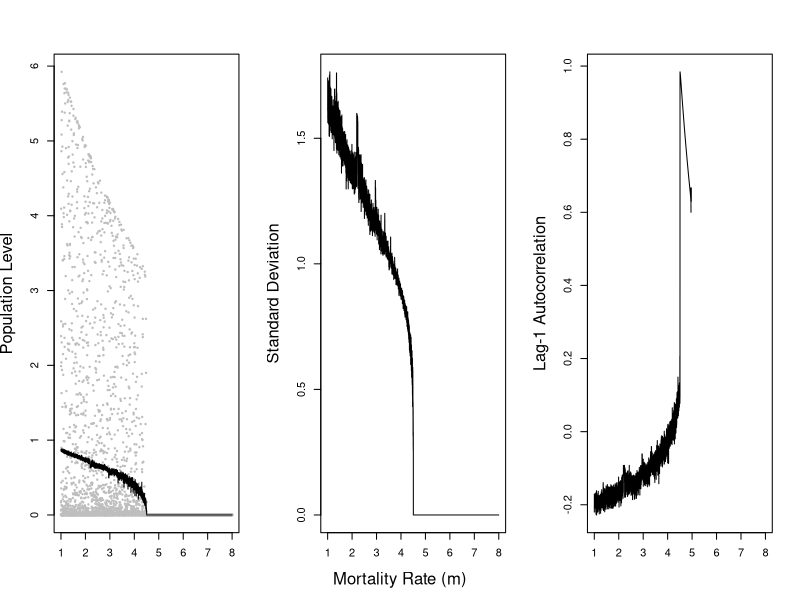
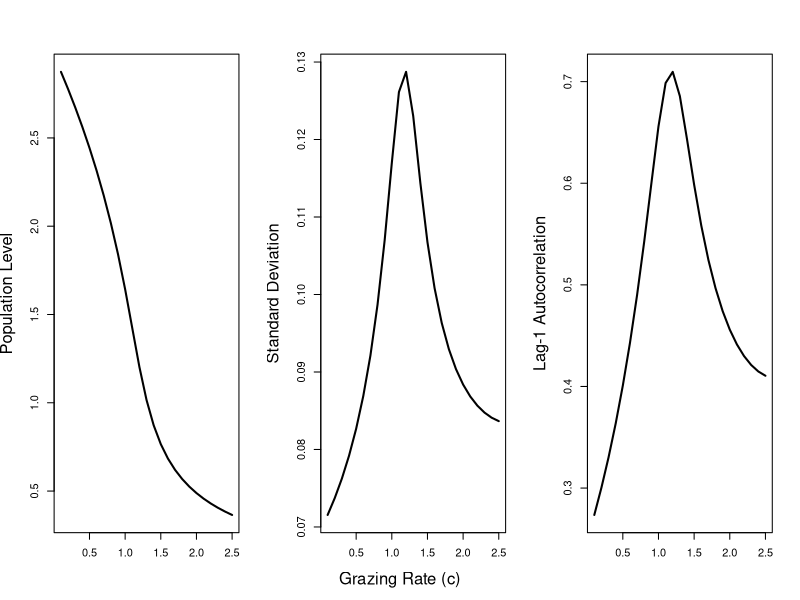

Write the R code that produced these figures, in order.
# Code to generate two example figures for early warning review

require(plyr)

s.model <- function(x, r, sK, m) {

  x1 <- x * exp(r * (1-x) - m / (1+ sK*x))
  return(x1)
  }

m <- seq(1,8,by=0.001)
r <- 4.5
sK <- 16
x0 <- runif(length(m))
T <- 1000
X <- matrix(NA, nrow=T+1, ncol=length(m))
X[1,] <- x0

for (i in 1:T) {
  
  X[i+1,] <- s.model(X[i,], r, sK, m)
  
  }

schreiber.stats <- adply(1:length(m), 1, function(x) data.frame(
  m=m[x],
  mean=mean(X[800:1001,x]),
  SD=sd(X[800:1001,x] - mean(X[800:1001,x])),
  AR1=acf(X[800:1001,x], lag.max=1, plot=FALSE)$acf[2]
  ))

png("schreiber-fig.png", width=800, height=400)
par(mfrow=c(1,3), cex.lab=1.5)
plot(m, X[1001,], pch=19, cex=0.3, xlab = "", ylab="Population Level", col="grey")
lines(schreiber.stats$m, schreiber.stats$mean, type="l")
plot(schreiber.stats$m, schreiber.stats$SD, type="l", ylab="Standard Deviation", xlab="")
plot(schreiber.stats$m, schreiber.stats$AR1, type="l", ylab="Lag-1 Autocorrelation", xlab="")
mtext("Mortality Rate (m)", side=1, outer=T, padj=-2)
dev.off()



k.model <- function(V, parms) {

  r = parms[["r"]]
  K = parms[["K"]]
  c = parms[["c"]]
  V0 = parms[["V0"]]
  dt = parms[["dt"]]
  sigma = parms[["sigma"]]
    
  dVdt <- r*V*(1- V/K) - c*(V^2)/(V^2 + V0^2)
  
  V1 <- V + dVdt*dt + sigma*rnorm(1,mean=0,sd=sqrt(dt))
  
  }


dt <- 0.01
T <- 300
cs <- seq(0.1,2.5,0.1)
parms <- list(K=3,r=1,V0=1, c=cs, sigma=0.1, dt=dt)
Vout <- matrix(NA, nrow=(T/dt)+1, ncol=length(cs))
Vout[1,] <- parms[["V0"]]
for(i in 1:(nrow(Vout)-1)) {
  Vout[i+1,] <- k.model(Vout[i,], parms)
  }

Vout <- Vout[seq(nrow(Vout)-200*(1/dt),nrow(Vout),length.out=200),]
kefi.stats <- adply(1:length(cs), 1, function(x) data.frame(
  c=cs[x],
  mean=mean(Vout[,x]),
  SD=sd(Vout[,x] - mean(Vout[,x])),
  AR1=acf(Vout[,x], lag.max=1, plot=FALSE)$acf[2]
  ))

png("kefi-fig.png", width=800, height=400)
par(mfrow=c(1,3), par(mfrow=c(1,3), cex.lab=1.5))
plot(kefi.stats$c, tail(Vout,1), xlab="", ylab="Population Level", type="l", lwd=2)
plot(kefi.stats$c, kefi.stats$SD, type="l", ylab="Standard Deviation", xlab="", lwd=2)
plot(kefi.stats$c, kefi.stats$AR1, type="l", ylab="Lag-1 Autocorrelation", xlab="", lwd=2)
mtext("Grazing Rate (c)", side=1, outer=T, padj=-2)
dev.off()
